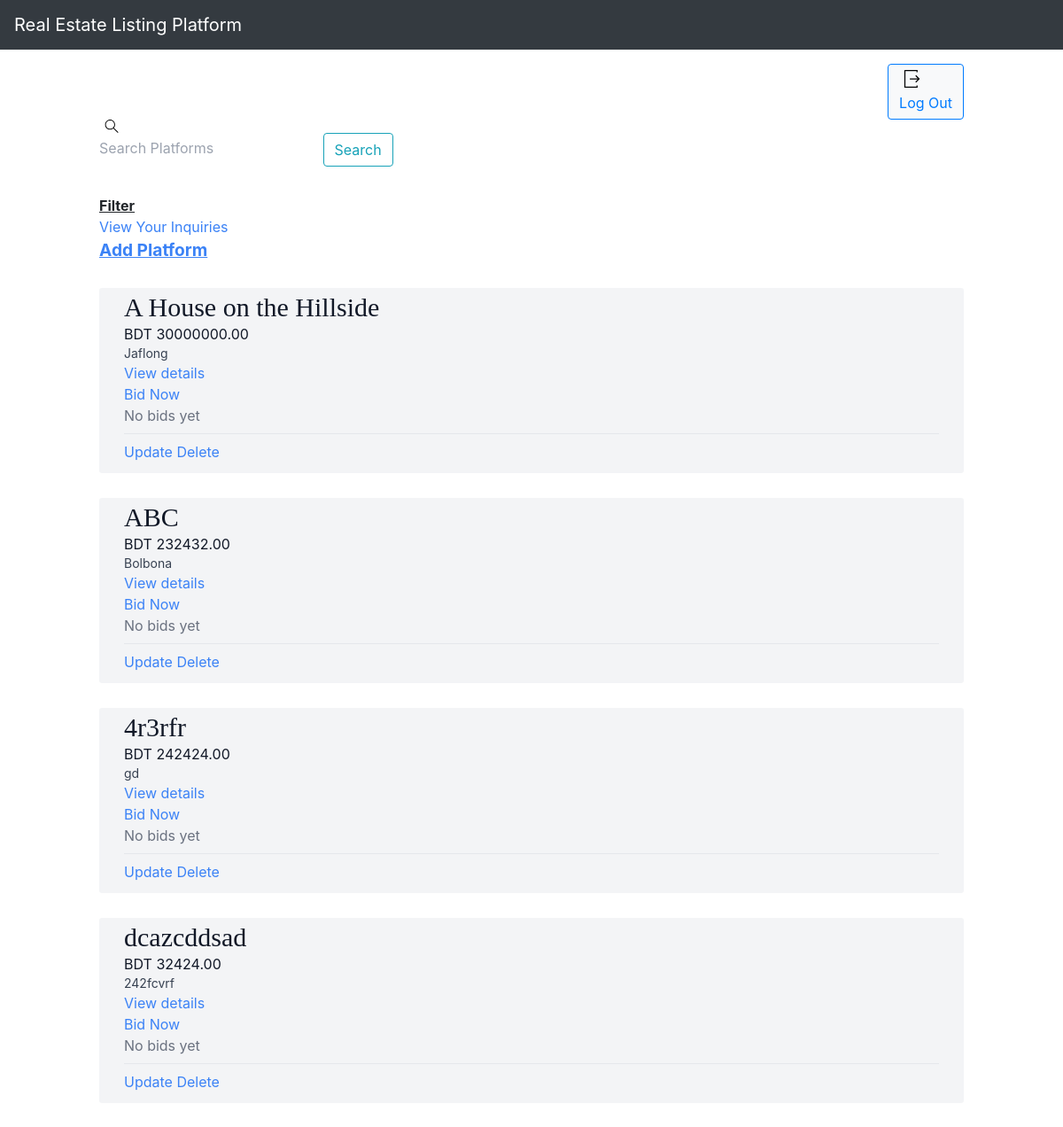
The page /home (signed in) on the database its author committed.
### platforms/models.py (models this page shows, shortened)
class Platform(models.Model):
    property_type_choices = [
        ('Residential', 'Residential'),
        ('Commercial', 'Commercial'),
        ('Land', 'Land'),
        ('Industrial', 'Industrial'),
        ('Special Purpose', 'Special Purpose')
    ]
    owner = models.ForeignKey(User, on_delete=models.CASCADE, default=1)
    title = models.CharField(max_length=100)
    description = models.TextField(default="This Property is mindblowing!")
    property_type = models.CharField(max_length=20, choices=property_type_choices)
    price = models.DecimalField(max_digits=10, decimal_places=2)
    size_sqft = models.PositiveIntegerField()
    year_built = models.PositiveIntegerField()
    location = models.CharField(max_length=100)
    city = models.CharField(max_length=50)
    country = models.CharField(max_length=50)
    listed_date = models.DateField(auto_now_add=True)

### mysite/views.py (the view)
# urls.py: 2. Add a URL to urlpatterns:  path('', views.home, name='home')
@login_required(login_url='login')
def home(request):
    platform = Platform.objects.all()
    platform_bids = {}
    for i in platform:
        highest_bid = Bid.objects.filter(property=i).order_by('-amount').first()
        platform_bids[i.id] = highest_bid
    return render(request, 'home.html', {
        "platform": platform, 'platform_bids': platform_bids,
    })

### templates/home.html (shortened to what this page needs)
<!DOCTYPE html>
<html lang="en">
<head>
    <link rel="stylesheet" href="https://stackpath.bootstrapcdn.com/bootstrap/4.3.1/css/bootstrap.min.css">
    <link rel="stylesheet" href="https://use.fontawesome.com/releases/v5.8.1/css/all.css">
</head>
<body>
<div class="tw-bg-red-500">
   <nav class="navbar navbar-expand-md navbar-dark bg-dark fixed-top">
    <a class="navbar-brand" href="#">Real Estate Listing Platform</a>
</nav>
<br> <br>
    <div class="tailwind-section tw-p-4">
      <script src="https://cdn.tailwindcss.com?data-tw-prefix=tw-"></script>
<div class="mx-auto max-w-5xl px-4 py-4">
    {% block content %}
<h2 align="right">
    <a href="{% url 'logout' %}"
       class="text-teal-300;
       btn btn-light
        btn btn-outline-primary"
       style = "font-size:100%
       font-family:Cambria;"
       class="dropdown-link">
    Log Out</a>
</h2>
    <div class="roomList">
     <h3 align= "left"
   >
        <form action="{% url 'search' %}" method="GET" class="header__search">
          <label>
            <input type="text" name="query" placeholder="Search Platforms" />
              <button type="submit" class="btn btn-outline-info" >Search</button>
          </label>
        </form>
  </h3>
<br>
    <a href="{% url 'filters' %}">
        <u><b>
       Filter
</b> </u> </a>
<br><a href="{% url 'inquiries' %}" class="text-blue-500">View Your Inquiries</a><br>
        <a href="{% url 'add-platform' %}"
            class="text-blue-500"
            style = font-size:120%;>
<u><b>
        Add Platform
</b> </u> </a>
      </div>
{% for i in platform %}
<br>
<div class="mt-1 px-7 py-1 bg-gray-100 rounded-sm">
    <h3 style = font-family:Perpetua; class="text-3xl text-gray-900">{{ i.title }}</h3>
    <p class="text-gray-900">BDT {{ i.price }}</p>
    <p class="text-gray-700 text-sm">{{ i.location }}</p>
    <a href="{% url 'details' i.id %}" class="text-blue-500">View details</a> <br>
        <a href="{% url 'place_bid' i.id %}" class="text-blue-500">Bid Now</a>
    {% if platform_bids.i %}
        <p class="text-green-500">Highest Bid: ${{ platform_bids.i.amount }}</p>
    {% else %}
        <p class="text-gray-500">No bids yet</p>
    {% endif %}
    {% if request.user.is_staff %}
    <div class="mt-2 py-2 border-t border-gray-200">
        <a href="{% url 'update-platform' i.id %}" class="text-blue-500">Update</a>
       <a href="{% url 'delete-platform' i.id %}" class="text-blue-500">Delete</a> <br>
    </div>
    {% endif %}
</div>
        {% endfor %} <br>
    {% endblock content %}
</div>
</div>
    </div>
</body>
</html>

### rows shown on the page
Platform: title "A House on the Hillside", price "30000000.00", location "Jaflong"
Platform: title "ABC", price "232432.00", location "Bolbona"
Platform: title "4r3rfr", price "242424.00", location "gd"
Platform: title "dcazcddsad", price "32424.00", location "242fcvrf"
